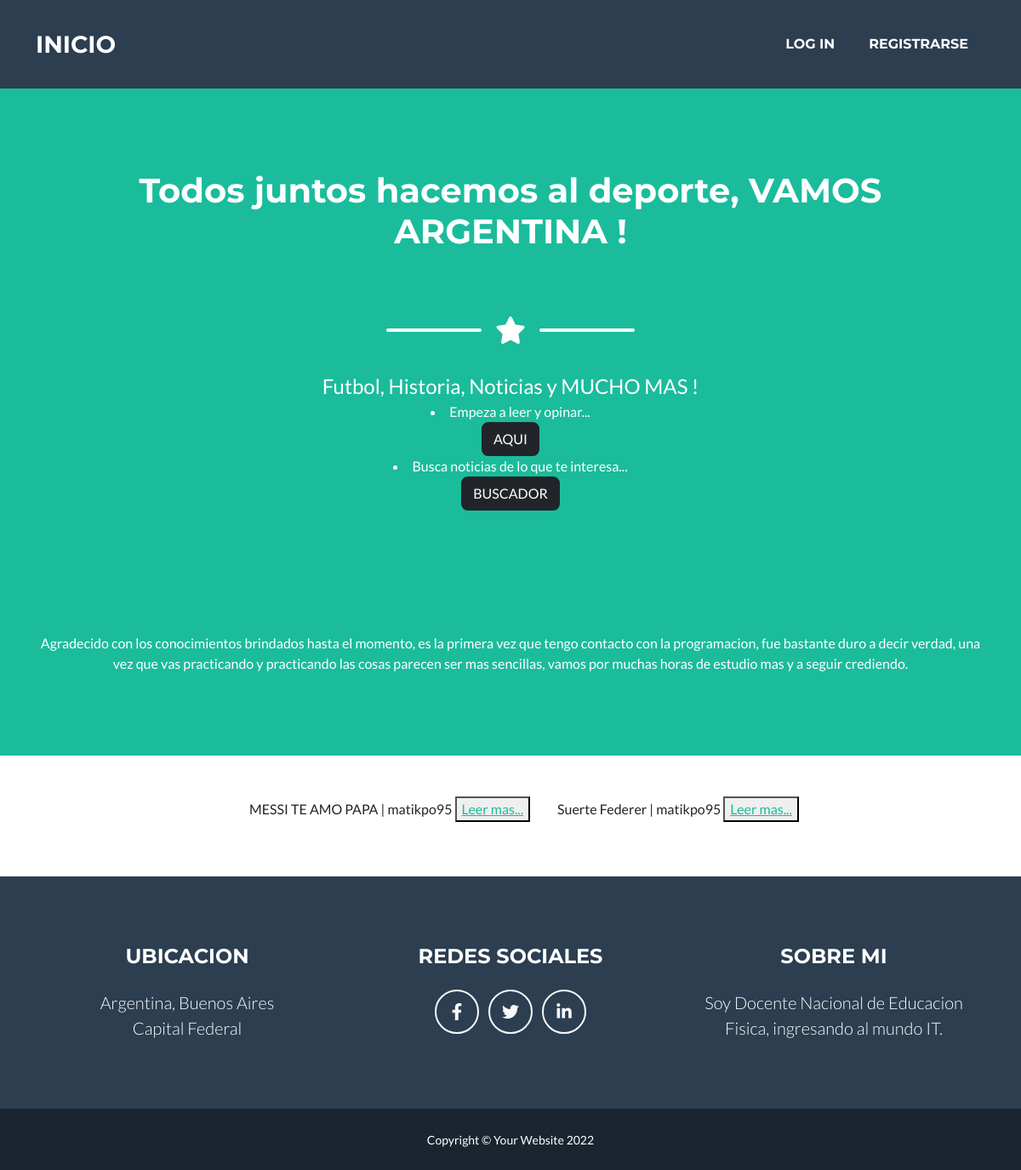
/lista_noticia/, run on the app's committed database.
### AppWeb/models.py (models this page shows)
class NoticiaModel(models.Model):
    Autor = models.ForeignKey(User, blank=True, null=True, on_delete=models.CASCADE)
    Titulo = models.CharField(max_length=40)
    Noticia = models.TextField(max_length=10**10, null=True, blank=True)
    Imagen = models.ImageField(upload_to = "media/noticias", null=False, blank=False)
    def __str__(self) -> str:
        return f'{self.Titulo} | {self.Autor}'

### AppWeb/views.py (the view)
# urls.py: path("lista_noticia/", views.NoticiaListView.as_view(), name="lista"),
class NoticiaListView(ListView):
    model = NoticiaModel
    template = "AppWeb/Templates/AppWeb/noticiamodel_list.html"

### AppWeb/Templates/AppWeb/noticiamodel_list.html
{% extends "AppWeb/index.html" %}
{% load static %}
{% block dinamico1 %}
{% for noticia in object_list %}
<ul>
    {{noticia}}
    <button>
        <a href="{% url "detail" noticia.id %}">Leer mas...</a>
    </button>
</ul>
{% endfor %}
{% endblock %}

### data on the page
NoticiaModel: Titulo+Autor "MESSI TE AMO PAPA | matikpo95"
NoticiaModel: Titulo+Autor "Suerte Federer | matikpo95"
